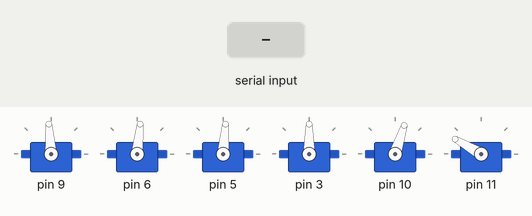
A sketch run on a simulated Arduino Uno, built with avr-gcc and run on an emulated ATmega328P. Parts: 6 × servo. Inputs (shaded band) come from the test bench. What the sketch prints to the serial monitor is not drawn.

Above: at 4.2 s.
4.3 s: "F" received over Serial
At 4.7 s:
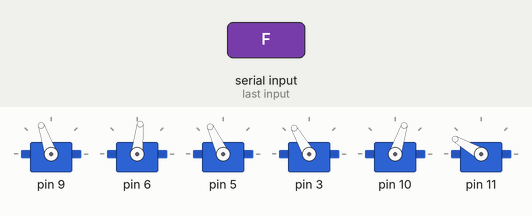
At 5.6 s:
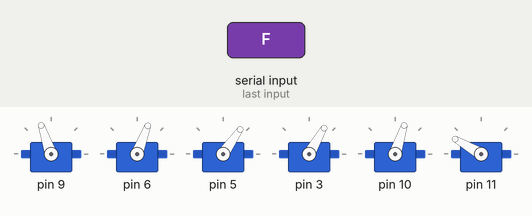
7.3 s: "B" received over Serial
10.3 s: "L" received over Serial
13.3 s: "U" received over Serial
16.3 s: "R" received over Serial
At 17.8 s:
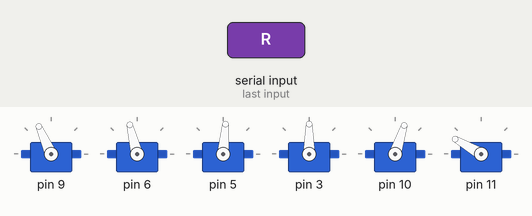
19.3 s: "left" received over Serial
At 21.6 s:
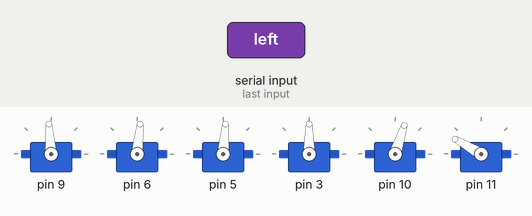
Timing chart, 0 to 22.5 s (numbered marks = the images above; inputs shaded):
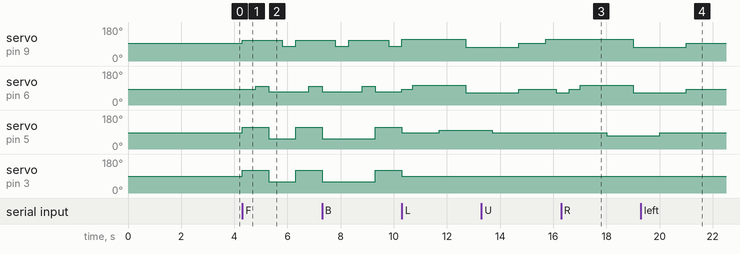

Measured:
- after the input at 4.3 s, servo on pin 9: 94° → 109° at once, → 79° 1.5 s later, → 109° 0.50 s later; servo on pin 6: 84° → 99° after 0.50 s, → 69° 0.50 s later, → 99° 1.5 s later; servo on pin 5: 85° → 115° at once, → 55° 1.0 s later, → 115° 1.0 s later; servo on pin 3: 90° → 120° at once, → 60° 1.0 s later, → 120° 1.0 s later
- after the input at 16.3 s, servo on pin 9: 114° → 74° after 2.7 s; servo on pin 6: 64° → 84° after 0.31 s, → 104° 0.40 s later, → 64° 2.0 s later; servo on pin 5: 85° → 70° after 1.7 s
- after the input at 19.3 s, servo on pin 9: goes on until 21.0 s, then stays 94°

The sketch:

Sumo_Ard_final.ino
```cpp
#include <Servo.h>
#include <string.h>

class Sumo_bot
{
  Servo motors[6];                                       // 0- Right foot           1- Left foot
  int offsets[6];                                        // 2- Right leg            3- Left leg
  int pos[6];                                            // 4- Right shoulder       5- Left shoulder

  public:
  Sumo_bot()
  {
    offsets[0]=94;         offsets[1]=84;
    offsets[2]=85;         offsets[3]=90;
    offsets[4]=72;         offsets[5]=150;
  }

  int get_pos(int id)
  {
    return pos[id];
  }
  void connec(int a,int b,int c,int d, int e,int f)                                       //takes pin no as arguments
  {
    motors[0].attach(a);            motors[1].attach(b);
    motors[2].attach(c);            motors[3].attach(d);
    motors[4].attach(e);            motors[5].attach(f);
  }

  void writee(int id,int new_pos)                                                         //sets angle from -90 to 90
  {
    motors[id].write(new_pos+offsets[id]);
    pos[id]=new_pos;
  }

  void init_pos()
  {
    set(0,0,0,0,0,0);
  }

  void set(int a,int b,int c,int d, int e,int f)                                          //sets all motors to respective angles
  {
    writee(0,a);            writee(1,b);
    writee(2,c);            writee(3,d);
    writee(4,e);            writee(5,f);
  }

};

Sumo_bot s;
char dataIn, determinant, det;

void ft_walk(int delayy,int tilt,int twist)          //works fine...see how to take one step at a time
{


  {
    s.set(tilt,s.get_pos(1),twist,twist,s.get_pos(4),s.get_pos(5));
    delay(delayy);
    s.set(s.get_pos(0),tilt,s.get_pos(2),s.get_pos(3),s.get_pos(4),s.get_pos(5));
    delay(delayy);
    s.set(s.get_pos(0),-tilt,-twist,-twist,s.get_pos(4),s.get_pos(5));
    delay(delayy);
    s.set(-tilt,s.get_pos(1),s.get_pos(2),s.get_pos(3),s.get_pos(4),s.get_pos(5));
    delay(delayy);
  }
}

void bk_walk(int delayy,int tilt,int twist)         //works
{

  {
    s.set(tilt,s.get_pos(1),-twist,-twist,s.get_pos(4),s.get_pos(5));
    delay(delayy);
    s.set(s.get_pos(0),tilt,s.get_pos(2),s.get_pos(3),s.get_pos(4),s.get_pos(5));
    delay(delayy);
    s.set(s.get_pos(0),-tilt,twist,twist,s.get_pos(4),s.get_pos(5));
    delay(delayy);
    s.set(-tilt,s.get_pos(1),s.get_pos(2),s.get_pos(3),s.get_pos(4),s.get_pos(5));
    delay(delayy);
  }
}

void turn(char* dir)              //turns 15 deg in dir direction
{                 //works
  int twist;
  if (!strcmp(dir,"left"))
    twist=15;
  else
    twist=-15;
  s.init_pos();
  s.set(20,s.get_pos(1),s.get_pos(2),s.get_pos(3),s.get_pos(4),s.get_pos(5));
  delay(400);
  s.set(s.get_pos(0),20,s.get_pos(2),s.get_pos(3),s.get_pos(4),s.get_pos(5));
  delay(1000);
  s.set(s.get_pos(0),s.get_pos(1),twist,s.get_pos(3),s.get_pos(4),s.get_pos(5));
  delay(1000);
  s.set(-20,-20,s.get_pos(2),s.get_pos(3),s.get_pos(4),s.get_pos(5));
  delay(1000);
  s.set(s.get_pos(0),s.get_pos(1),0,s.get_pos(3),s.get_pos(4),s.get_pos(5));
  delay(1000);
  s.set(0,0,s.get_pos(2),s.get_pos(3),s.get_pos(4),s.get_pos(5));
  delay(1000);
  s.init_pos();
}

int check()
{
  if (Serial.available() > 0)
  {
    dataIn = Serial.read();
    if (dataIn == 'F')
      determinant = 'F';
    else if (dataIn == 'B')
      determinant = 'B';
    else if (dataIn == 'L')
      determinant = 'L';
    else if (dataIn == 'R')
      determinant = 'R';
    else if (dataIn == 'S')
      determinant = 'S';
    else if (dataIn == 'W'||dataIn == 'w')
      determinant = 'W';
    else if (dataIn == 'U'||dataIn == 'u')
      determinant = 'U';
    else
      determinant = 'N';
  }
  return determinant;
}

void wt_shift()
{
  s.set(20,s.get_pos(1),s.get_pos(2),s.get_pos(3),s.get_pos(4),s.get_pos(5));
  delay(400);
  s.set(s.get_pos(0),-20,s.get_pos(2),s.get_pos(3),s.get_pos(4),s.get_pos(5));
  delay(500);
}
void setup()
{
  s.connec(9,6,5,3,10,11);
  s.init_pos();
  Serial.begin(9600);
  delay(3000);
}

void loop()
{
  det = check();
  switch (det)
  {
    case 'F': // F, move forward
              Serial.print(det);
              ft_walk(500,15,30);
              det = check();
              break;

    case 'B': // B, move back
              Serial.print(det);
              bk_walk(500,15,30);
              det = check();
              break;

    case 'L':// L, move left
              Serial.print(det);
              turn("left");
              det = check();
              break;

    case 'R': // R, move right
              Serial.print(det);
              turn("right");
              det = check();
              break;

    case 'S': // S, stop
              Serial.print(det);
              det = check();
              break;

    case 'U': // U, weight shift
              wt_shift();
              break;

    case 'W': // W, Init pos
              s.init_pos();
              break;

    default : break;
  }
}
```
